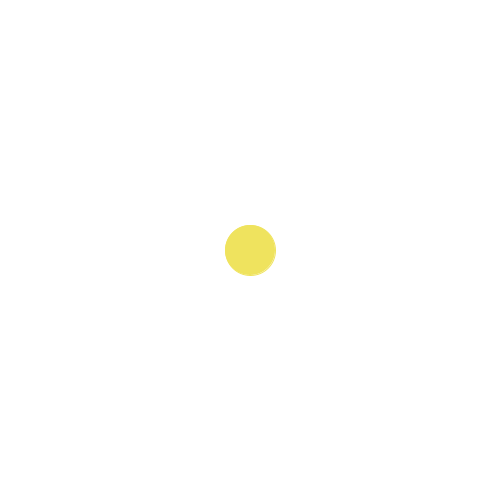
Frame 1 (no input)
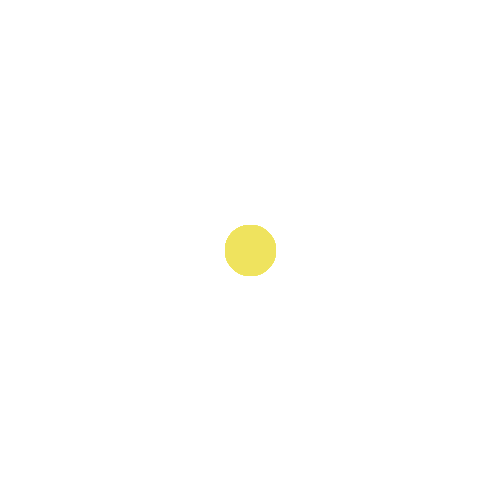
Frame 60 (the mouse pressed at the canvas centre just before this capture)
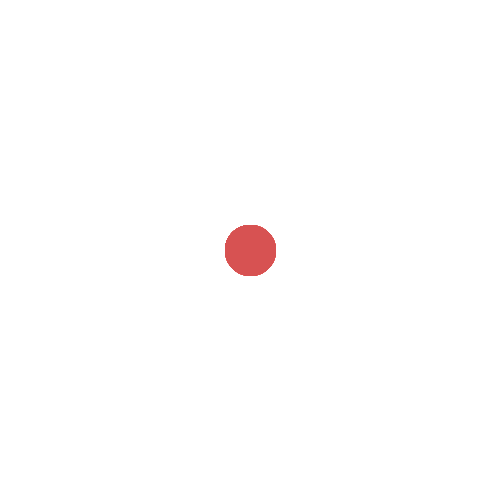
Frame 120 (the mouse held since frame 60 and released just before this capture)

The Processing sketch that drew these frames (run headless with seeded random() and noise(); from frame 60 on, the mouse is pressed at the canvas centre):

// Processing sketch: Drag
// ── Drag.pde

float x = 250;
float y = 250;
int bs = 20;
boolean wow_a = false;
boolean wow_b = false;

void setup()
{
  size(500,500);
  smooth();
  background(255);
}
 
void draw()
{

 // Si el cursor esta en el ellipse este cambia a color rojo y se esta afuera del ellipse este cambia a un color amarillo
  if (mouseX > x-bs && mouseX < x+bs && 
      mouseY > y-bs && mouseY < y+bs) {
    wow_a = true;  
    if(!wow_b) { 
      stroke(#d75252); 
      fill(#d75252);
    } 
  } else {
    stroke(#efe35e);
    fill(#efe35e);
    wow_a = false;
  }
  // se dibuja el ellipse
   ellipse(x,y,50,50);
  
}
 
void mouseDragged()
{
  // calcula la distancia desde el mouse x, y ubicación a la corriente
   // a la posición actual de la elipse
 
  float d = dist(x, y, mouseX, mouseY);
 
  // si la distancia está dentro del rango, entonces establece la posición x, y
   // a la posición x, y del mouse y actualiza la posición de la elipse en
   //la pantalla
 
  if (d<25){
      x=mouseX;
      y=mouseY;
      background(255);
      ellipse(x,y,50,50);
  }
   wow_b = false;
}  
